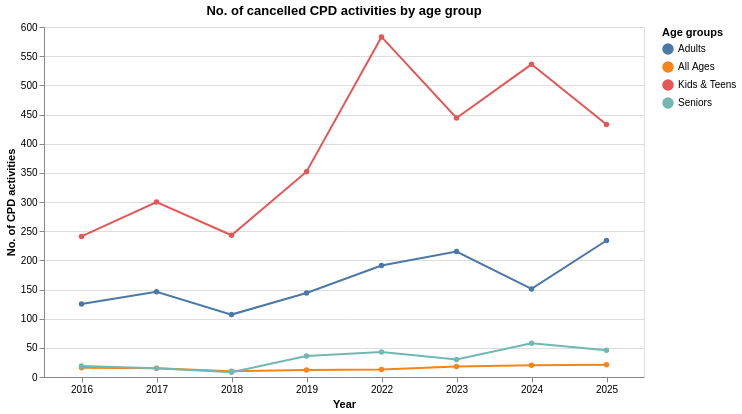

The code cell stored with this chart in its notebook:
### Code cell
graph_yearly_activities(
    from_2016_to_now_longer.filter(pl.col("status") == "Cancelled"),
    "No. of cancelled CPD activities by age group",
    percent=False,
)

### Figure 1 — Vega-Lite specification as saved in the notebook (floating-point values rounded to 4 significant figures)
{"config": {"view": {"continuousWidth": 300, "continuousHeight": 300}}, "data": {"name": "data-1a57f7cbf5b2644547e603d719c9eb5e"}, "mark": {"type": "line", "point": true}, "encoding": {"color": {"field": "age_group", "title": "Age groups", "type": "nominal"}, "tooltip": [{"field": "season_year", "type": "ordinal"}, {"field": "age_group", "type": "nominal"}, {"field": "len", "type": "quantitative"}, {"field": "pct", "format": ".1f", "type": "quantitative"}], "x": {"axis": {"labelAngle": 0}, "field": "season_year", "title": "Year", "type": "ordinal"}, "y": {"field": "len", "title": "No. of CPD activities", "type": "quantitative"}}, "height": 350, "title": "No. of cancelled CPD activities by age group", "width": 600, "$schema": "https://vega.github.io/schema/vega-lite/v5.8.0.json", "datasets": {"data-1a57f7cbf5b2644547e603d719c9eb5e": [{"season_year": 2016, "age_group": "Adults", "len": 125, "pct": 31.17}, {"season_year": 2016, "age_group": "All Ages", "len": 16, "pct": 3.99}, {"season_year": 2016, "age_group": "Kids & Teens", "len": 241, "pct": 60.1}, {"season_year": 2016, "age_group": "Seniors", "len": 19, "pct": 4.738}, {"season_year": 2017, "age_group": "Adults", "len": 146, "pct": 30.67}, {"season_year": 2017, "age_group": "All Ages", "len": 15, "pct": 3.151}, {"season_year": 2017, "age_group": "Kids & Teens", "len": 300, "pct": 63.03}, {"season_year": 2017, "age_group": "Seniors", "len": 15, "pct": 3.151}, {"season_year": 2018, "age_group": "Adults", "len": 107, "pct": 29.08}, {"season_year": 2018, "age_group": "All Ages", "len": 10, "pct": 2.717}, {"season_year": 2018, "age_group": "Kids & Teens", "len": 243, "pct": 66.03}, {"season_year": 2018, "age_group": "Seniors", "len": 8, "pct": 2.174}, {"season_year": 2019, "age_group": "Adults", "len": 144, "pct": 26.47}, {"season_year": 2019, "age_group": "All Ages", "len": 12, "pct": 2.206}, {"season_year": 2019, "age_group": "Kids & Teens", "len": 352, "pct": 64.71}, {"season_year": 2019, "age_group": "Seniors", "len": 36, "pct": 6.618}, {"season_year": 2022, "age_group": "Adults", "len": 191, "pct": 23.01}, {"season_year": 2022, "age_group": "All Ages", "len": 13, "pct": 1.566}, {"season_year": 2022, "age_group": "Kids & Teens", "len": 583, "pct": 70.24}, {"season_year": 2022, "age_group": "Seniors", "len": 43, "pct": 5.181}, {"season_year": 2023, "age_group": "Adults", "len": 215, "pct": 30.41}, {"season_year": 2023, "age_group": "All Ages", "len": 18, "pct": 2.546}, {"season_year": 2023, "age_group": "Kids & Teens", "len": 444, "pct": 62.8}, {"season_year": 2023, "age_group": "Seniors", "len": 30, "pct": 4.243}, {"season_year": 2024, "age_group": "Adults", "len": 151, "pct": 19.74}, {"season_year": 2024, "age_group": "All Ages", "len": 20, "pct": 2.614}, {"season_year": 2024, "age_group": "Kids & Teens", "len": 536, "pct": 70.07}, {"season_year": 2024, "age_group": "Seniors", "len": 58, "pct": 7.582}, {"season_year": 2025, "age_group": "Adults", "len": 234, "pct": 31.88}, {"season_year": 2025, "age_group": "All Ages", "len": 21, "pct": 2.861}, {"season_year": 2025, "age_group": "Kids & Teens", "len": 433, "pct": 58.99}, {"season_year": 2025, "age_group": "Seniors", "len": 46, "pct": 6.267}]}}
